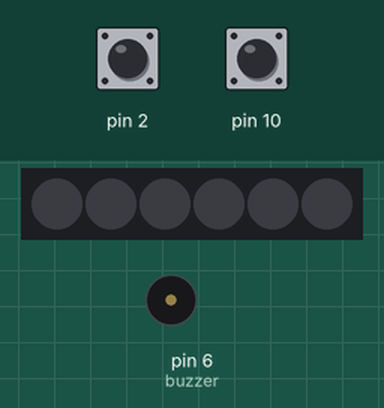
Simulated run of this sketch. Board: Arduino Uno, built with avr-gcc and run on an emulated ATmega328P. Parts: 6 RGB LEDs in strip order, left to right, buzzer (waves = sounding). Inputs (shaded band) come from the test bench; at power-on: pin 2 HIGH, pin 10 HIGH. Dim RGB values are drawn brighter than linear; what the sketch prints to the serial monitor is not drawn.

Above: at 1.4 s.
1.5 s: pin 2 pulled LOW for 0.35 s
At 4.1 s:
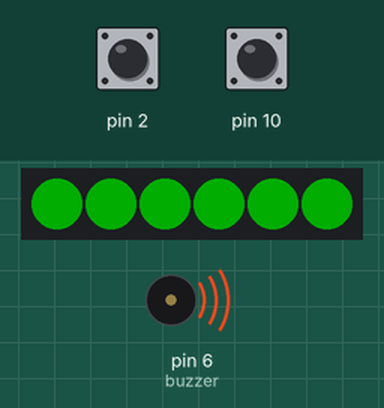
Timing chart, 0 to 9.3 s (numbered marks = the images above; inputs shaded):
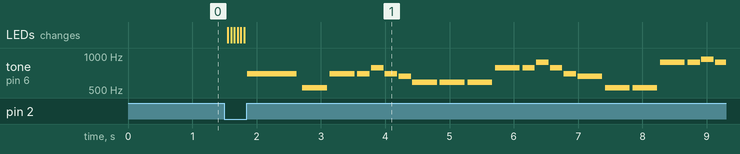

The sketch:

SenseofTouch.ino
```cpp
#include <CapacitiveSensor.h>

/*
 * CapitiveSense Library Demo Sketch
 * Paul Badger 2008
 * Uses a high value resistor e.g. 10M between send pin and receive pin
 * Resistor effects sensitivity, experiment with values, 50K - 50M. Larger resistor values yield larger sensor values.
 * Receive pin is the sensor pin - try different amounts of foil/metal on this pin
 */


CapacitiveSensor   cs_9_10 = CapacitiveSensor(9,10);        // 10M resistor between pins 4 & 2, pin 2 is sensor pin, add a wire and or foil if desired
CapacitiveSensor   cs_9_3 = CapacitiveSensor(1,2);        // 10M resistor between pins 4 & 6, pin 6 is sensor pin, add a wire and or foil
CapacitiveSensor   cs_4_8 = CapacitiveSensor(4,8);        // 10M resistor between pins 4 & 8, pin 8 is sensor pin, add a wire and or foil


#define NOTE_B0  31
#define NOTE_C1  33
#define NOTE_CS1 35
#define NOTE_D1  37
#define NOTE_DS1 39
#define NOTE_E1  41
#define NOTE_F1  44
#define NOTE_FS1 46
#define NOTE_G1  49
#define NOTE_GS1 52
#define NOTE_A1  55
#define NOTE_AS1 58
#define NOTE_B1  62
#define NOTE_C2  65
#define NOTE_CS2 69
#define NOTE_D2  73
#define NOTE_DS2 78
#define NOTE_E2  82
#define NOTE_F2  87
#define NOTE_FS2 93
#define NOTE_G2  98
#define NOTE_GS2 104
#define NOTE_A2  110
#define NOTE_AS2 117
#define NOTE_B2  123
#define NOTE_C3  131
#define NOTE_CS3 139
#define NOTE_D3  147
#define NOTE_DS3 156
#define NOTE_E3  165
#define NOTE_F3  175
#define NOTE_FS3 185
#define NOTE_G3  196
#define NOTE_GS3 208
#define NOTE_A3  220
#define NOTE_AS3 233
#define NOTE_B3  247
#define NOTE_C4  262
#define NOTE_CS4 277
#define NOTE_D4  294
#define NOTE_DS4 311
#define NOTE_E4  330
#define NOTE_F4  349
#define NOTE_FS4 370
#define NOTE_G4  392
#define NOTE_GS4 415
#define NOTE_A4  440
#define NOTE_AS4 466
#define NOTE_B4  494
#define NOTE_C5  523
#define NOTE_CS5 554
#define NOTE_D5  587
#define NOTE_DS5 622
#define NOTE_E5  659
#define NOTE_F5  698
#define NOTE_FS5 740
#define NOTE_G5  784
#define NOTE_GS5 831
#define NOTE_A5  880
#define NOTE_AS5 932
#define NOTE_B5  988
#define NOTE_C6  1047
#define NOTE_CS6 1109
#define NOTE_D6  1175
#define NOTE_DS6 1245
#define NOTE_E6  1319
#define NOTE_F6  1397
#define NOTE_FS6 1480
#define NOTE_G6  1568
#define NOTE_GS6 1661
#define NOTE_A6  1760
#define NOTE_AS6 1865
#define NOTE_B6  1976
#define NOTE_C7  2093
#define NOTE_CS7 2217
#define NOTE_D7  2349
#define NOTE_DS7 2489
#define NOTE_E7  2637
#define NOTE_F7  2794
#define NOTE_FS7 2960
#define NOTE_G7  3136
#define NOTE_GS7 3322
#define NOTE_A7  3520
#define NOTE_AS7 3729
#define NOTE_B7  3951
#define NOTE_C8  4186
#define NOTE_CS8 4435
#define NOTE_D8  4699
#define NOTE_DS8 4978
#define REST      0

// change this to make the song slower or faster
int tempo = 140;

// change this to whichever pin you want to use
int buzzer = 6;

int melody1[] = {

  // We Wish You a Merry Christmas
  // Score available at https://musescore.com/user/6208766/scores/1497501

  NOTE_C5,4, //1
  NOTE_F5,4, NOTE_F5,8, NOTE_G5,8, NOTE_F5,8, NOTE_E5,8,
  NOTE_D5,4, NOTE_D5,4, NOTE_D5,4,
  NOTE_G5,4, NOTE_G5,8, NOTE_A5,8, NOTE_G5,8, NOTE_F5,8,
  NOTE_E5,4, NOTE_C5,4, NOTE_C5,4,
  NOTE_A5,4, NOTE_A5,8, NOTE_AS5,8, NOTE_A5,8, NOTE_G5,8,
  NOTE_F5,4, NOTE_D5,4, NOTE_C5,8, NOTE_C5,8,
  NOTE_D5,4, NOTE_G5,4, NOTE_E5,4,


};

int melody2[]{
  NOTE_F5,2, NOTE_C5,4, //8
  NOTE_F5,4, NOTE_F5,8, NOTE_G5,8, NOTE_F5,8, NOTE_E5,8,
  NOTE_D5,4, NOTE_D5,4, NOTE_D5,4,
  NOTE_G5,4, NOTE_G5,8, NOTE_A5,8, NOTE_G5,8, NOTE_F5,8,
  NOTE_E5,4, NOTE_C5,4, NOTE_C5,4,
  NOTE_A5,4, NOTE_A5,8, NOTE_AS5,8, NOTE_A5,8, NOTE_G5,8,
  NOTE_F5,4, NOTE_D5,4, NOTE_C5,8, NOTE_C5,8,
  NOTE_D5,4, NOTE_G5,4, NOTE_E5,4,
  NOTE_F5,2, NOTE_C5,4,


};


// sizeof gives the number of bytes, each int value is composed of two bytes (16 bits)
// there are two values per note (pitch and duration), so for each note there are four bytes
int notes1 = sizeof(melody1) / sizeof(melody1[0]) / 2;
int notes2 = sizeof(melody2) / sizeof(melody2[0]) / 2;


// this calculates the duration of a whole note in ms
int wholenote = (60000 * 4) / tempo;

int divider = 0, noteDuration = 0;

#include <Adafruit_NeoPixel.h>
#ifdef __AVR__
 #include <avr/power.h> // Required for 16 MHz Adafruit Trinket
#endif

// Which pin on the Arduino is connected to the NeoPixels?
// On a Trinket or Gemma we suggest changing this to 1:
#define LED_PIN    3

// How many NeoPixels are attached to the Arduino?
#define LED_COUNT 6

// Declare our NeoPixel strip object:
Adafruit_NeoPixel strip(LED_COUNT, LED_PIN, NEO_GRB + NEO_KHZ800);

void setup()
{
       // turn off autocalibrate on channel 1 - just as an example
   Serial.begin(9600);


    strip.begin();           // INITIALIZE NeoPixel strip object (REQUIRED)
  strip.show();            // Turn OFF all pixels ASAP
  strip.setBrightness(50);
}


void play1(){
  for (int thisNote = 0; thisNote < notes1 * 2; thisNote = thisNote + 2) {

    // calculates the duration of each note
    divider = melody1[thisNote + 1];
    if (divider > 0) {
      // regular note, just proceed
      noteDuration = (wholenote) / divider;
    } else if (divider < 0) {
      // dotted notes are represented with negative durations!!
      noteDuration = (wholenote) / abs(divider);
      noteDuration *= 1.5; // increases the duration in half for dotted notes
    }

    // we only play the note for 90% of the duration, leaving 10% as a pause
    tone(buzzer, melody1[thisNote], noteDuration * 0.9);

    // Wait for the specief duration before playing the next note.
    delay(noteDuration);

    // stop the waveform generation before the next note.
    noTone(buzzer);
  }
}
void play2(){
  for (int thisNote = 0; thisNote < notes2 * 2; thisNote = thisNote + 2) {

    // calculates the duration of each note
    divider = melody2[thisNote + 1];
    if (divider > 0) {
      // regular note, just proceed
      noteDuration = (wholenote) / divider;
    } else if (divider < 0) {
      // dotted notes are represented with negative durations!!
      noteDuration = (wholenote) / abs(divider);
      noteDuration *= 1.5; // increases the duration in half for dotted notes
    }

    // we only play the note for 90% of the duration, leaving 10% as a pause
    tone(buzzer, melody2[thisNote], noteDuration * 0.9);

    // Wait for the specief duration before playing the next note.
    delay(noteDuration);

    // stop the waveform generation before the next note.
    noTone(buzzer);
  }
}


void colorWipe(uint32_t color, int wait) {
  for(int i=0; i<strip.numPixels(); i++) { // For each pixel in strip...
    strip.setPixelColor(i, color);         //  Set pixel's color (in RAM)
    strip.show();                          //  Update strip to match
    delay(wait);                           //  Pause for a moment
  }
}
void loop()
{
    long start = millis();
    long total1 =  cs_9_10.capacitiveSensor(30);
    long total2 =  cs_9_3.capacitiveSensor(30);
    //long total3 =  cs_4_8.capacitiveSensor(30);

    Serial.print(millis() - start);        // check on performance in milliseconds
    Serial.print("\t");                    // tab character for debug windown spacing

    Serial.println(total1);                  // print sensor output 1
    Serial.print("\t");
    Serial.print(total2);                  // print sensor output 2


     if (total1 > 200){
        noTone(buzzer);

        colorWipe(strip.Color(  255, 0,   0), 50);
        play1();


     }

      else if (total2 > 200){
        noTone(buzzer);
        colorWipe(strip.Color(  0, 255,   0), 50);
        play2();
      }

      else {
        colorWipe(strip.Color(  0, 0,   0), 50);
        noTone(buzzer);
     }

}
```

Measured:
- after the input at 1.5 s, tone on pin 6 (buzzer): plays 698 Hz for 0.77 s, 523 Hz for 0.39 s, 698 Hz for 0.39 s, 698 Hz for 0.19 s, 784 Hz for 0.19 s, 698 Hz for 0.19 s … (22 notes in this stretch), starting after 0.35 s; the LEDs: first change after 0.05 s (image 1 shows a later state)
